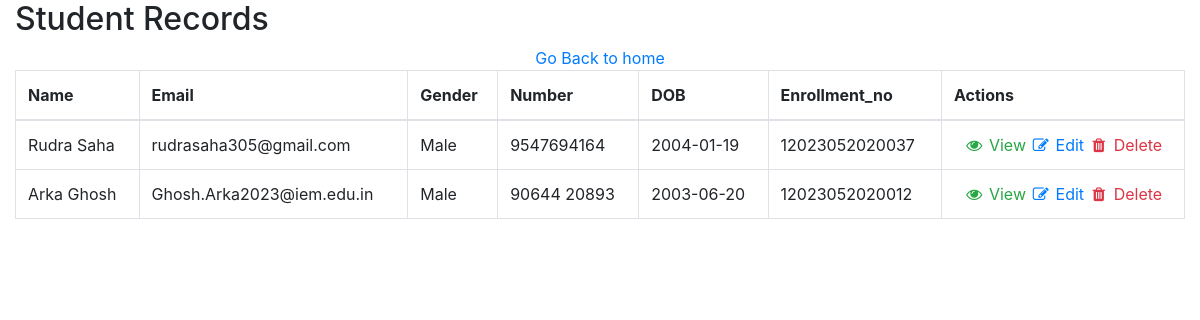
/view, run on the app's committed database.
### tables this page shows
CREATE TABLE users (id INTEGER PRIMARY KEY AUTOINCREMENT, name TEXT , email TEXT, gender TEXT, contact TEXT, dob date, Enrollment_no TEXT , profile_pic BLOB);

### crud.py (the view)
@app.route("/view")
def view():
    con = sqlite3.connect("users.db")
    con.row_factory = sqlite3.Row
    cur = con.cursor()
    cur.execute("select * from users")
    rows = cur.fetchall()
    return render_template("view.html",rows = rows,)

### Templates/view.html (shortened to what this page needs)
<!DOCTYPE html>
<html lang="en">
  <head>
    <link
      rel="stylesheet"
      href="https://maxcdn.bootstrapcdn.com/bootstrap/4.4.1/css/bootstrap.min.css"
    />
    <link rel="stylesheet"  type="text/css" href="{{url_for('static', filename='view.css')}}">
    <link
      rel="stylesheet"
      href="https://cdnjs.cloudflare.com/ajax/libs/font-awesome/4.7.0/css/font-awesome.min.css"
    />
  </head>
  <body>
    <div class="container-fluid">
      <div class="table-wrapper">
        <div class="table-title">
          <div class="row">
            <div class="col-sm-8">
              <h2>Student Records</h2>
            </div>
          </div>
        </div>
        <table class="table table-bordered">
          <thead>
            <tr>
              <th>Name</th>
              <th>Email</th>
              <th>Gender</th>
              <th>Number</th>
              <th>DOB</th>
              <th>Enrollment_no</th>
              <th>Actions</th>
            </tr>
          </thead>
          <tbody>
            {% for row in rows %}
            <tr>
              <td>{{row["name"]}}</td>
              <td>{{row["email"]}}</td>
              <td>{{row["gender"]}}</td>
              <td>{{row["contact"]}}</td>
              <td>{{row["dob"]}}</td>
              <td>{{row["Enrollment_no"]}}</td>
              <td id="cenntteerr" align="center">
                <a
                  href="{{ url_for('view_user', id=row['id']) }}"
                  class="text-success"
                  ><i class="fa fa-fw fa-eye"></i> View</a
                >
                <a
                  href="{{ url_for('edit_user', id=row['id']) }}"
                  class="text-primary"
                  ><i class="fa fa-fw fa-edit"></i> Edit</a
                >
                <a
                  href="{{ url_for('delete_user', id=row['id']) }}"
                  class="text-danger"
                  ><i class="fa fa-fw fa-trash"></i> Delete</a
                >
              </td>
            </tr>
            {% endfor %}
            <div class="row">
              <a href="/" class="col-md-12 text-center">Go Back to home</a>
            </div>
          </tbody>
        </table>
      </div>
    </div>
  </body>
</html>

### data on the page
users: name "Rudra Saha", email "rudrasaha305@gmail.com", gender "Male", contact "9547694164", dob "2004-01-19", Enrollment_no "12023052020037"
users: name "Arka Ghosh", email "Ghosh.Arka2023@iem.edu.in", gender "Male", contact "90644 20893", dob "2003-06-20", Enrollment_no "12023052020012"
